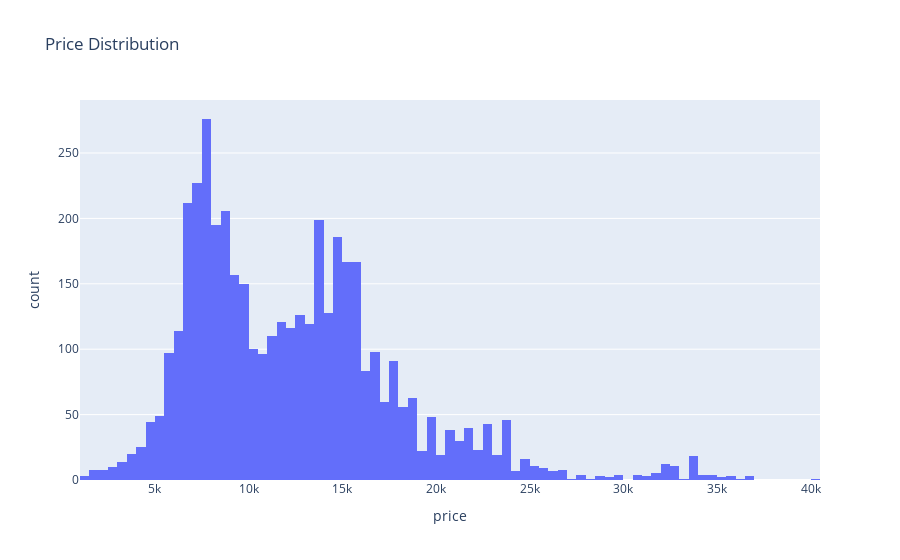

Notebook code cell kept with this figure:
### Markdown cell above
## visualization

### Code cell
# histogram
fig = px.histogram(df, x='price', nbins=100, title='Price Distribution')
fig.show()

### Figure 1 — Plotly figure (JSON) as saved in the notebook; plotly's stock layout.template omitted (floating-point values rounded to 4 significant figures; data arrays with more than 128 entries replaced by an {"elided": "..."} marker saying what was removed)
{"data": [{"alignmentgroup": "True", "bingroup": "x", "hovertemplate": "price=%{x}<br>count=%{y}<extra></extra>", "legendgroup": "", "marker": {"color": "#636efa", "pattern": {"shape": ""}}, "name": "", "nbinsx": 100, "offsetgroup": "", "orientation": "v", "showlegend": false, "type": "histogram", "x": {"elided": "4374 int values"}, "xaxis": "x", "yaxis": "y"}], "layout": {"barmode": "relative", "legend": {"tracegroupgap": 0}, "title": {"text": "Price Distribution"}, "xaxis": {"anchor": "y", "domain": [0, 1], "title": {"text": "price"}}, "yaxis": {"anchor": "x", "domain": [0, 1], "title": {"text": "count"}}}}
